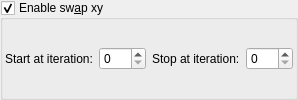
    <widget class="MyGroupBox" name="groupCheck_transf_function_enabledSw_false">
     <property name="font">
      <font>
       <weight>50</weight>
       <bold>false</bold>
      </font>
     </property>
     <property name="title">
      <string>Enable sw&amp;ap xy</string>
     </property>
     <property name="checkable">
      <bool>true</bool>
     </property>
     <layout class="QVBoxLayout" name="verticalLayout_19">
      <property name="leftMargin">
       <number>2</number>
      </property>
      <property name="topMargin">
       <number>2</number>
      </property>
      <property name="rightMargin">
       <number>2</number>
      </property>
      <property name="bottomMargin">
       <number>2</number>
      </property>
      <item>
       <layout class="QGridLayout" name="gridLayout_24" columnstretch="0,0,0,0">
        <item row="0" column="1">
         <widget class="MySpinBox" name="spinboxInt_transf_start_iterations_I">
          <property name="sizePolicy">
           <sizepolicy hsizetype="Minimum" vsizetype="Maximum">
            <horstretch>0</horstretch>
            <verstretch>0</verstretch>
           </sizepolicy>
          </property>
          <property name="maximum">
           <number>999</number>
          </property>
         </widget>
        </item>
        <item row="0" column="0">
         <widget class="QLabel" name="label_279">
          <property name="text">
           <string>Start at iteration:</string>
          </property>
         </widget>
        </item>
        <item row="0" column="2">
         <widget class="QLabel" name="label_280">
          <property name="text">
           <string>Stop at iteration:</string>
          </property>
         </widget>
        </item>
        <item row="0" column="3">
         <widget class="MySpinBox" name="spinboxInt_transf_stop_iterations_I">
          <property name="sizePolicy">
           <sizepolicy hsizetype="Minimum" vsizetype="Maximum">
            <horstretch>0</horstretch>
            <verstretch>0</verstretch>
           </sizepolicy>
          </property>
          <property name="maximum">
           <number>999</number>
          </property>
         </widget>
        </item>
       </layout>
      </item>
     </layout>
    </widget>
